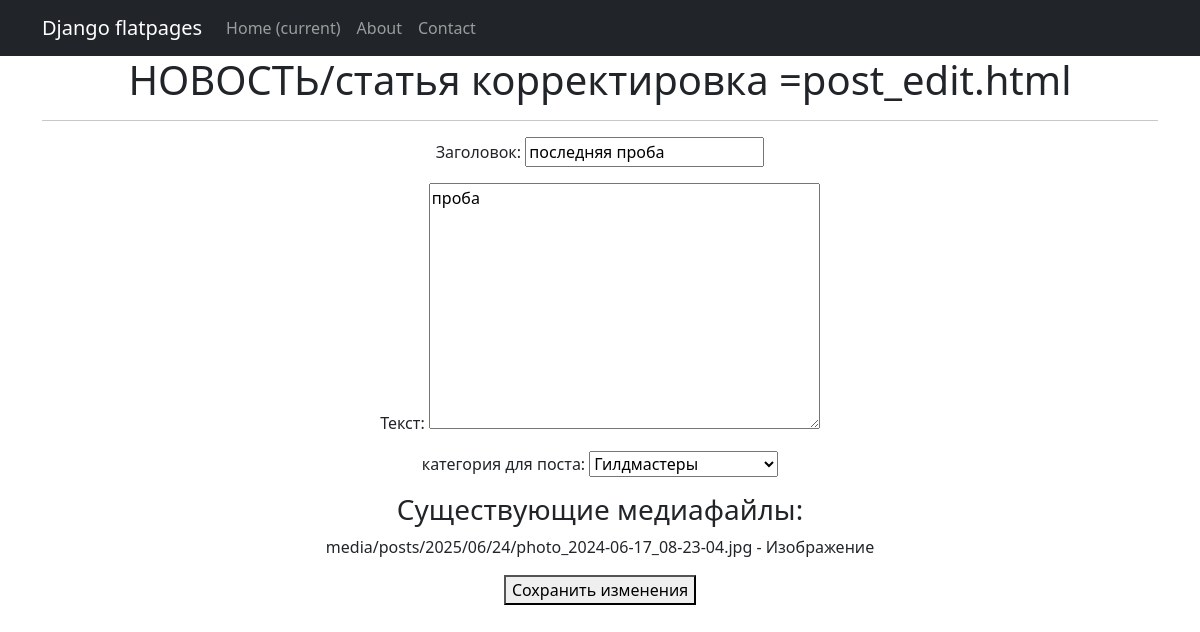
The page /news/4/edit/ (signed in) on the database its author committed.
### news/models.py (models this page shows, shortened)
class Post(models.Model):
    category = models.ForeignKey(Category, on_delete=models.CASCADE, related_name='category_post') # только 1 категория на пост
    user = models.ForeignKey(User, on_delete = models.CASCADE, related_name='user_post')
    time_in = models.DateTimeField(auto_now_add=True)
    time_ism = models.DateTimeField(auto_now=True)
    zagolov = models.CharField(max_length=100, default='')
    text = models.TextField()
    comments = models.ManyToManyField(User, through = 'Comment')

class Category(models.Model):
    category = models.CharField(max_length=50, default='', unique=True)
    def __str__(self):
        return self.category.title() # добавка .title() чтобы выводить каждое новое слово с заглавной буквы

class MediaFile(models.Model):
    MEDIA_TYPES = [
        ('image', 'Изображение'),
        ('video', 'Видео'),
        ('audio', 'Аудио'),
        ('document', 'Документ!'),
        ('other', 'Другое!!!'),
    ]
    post = models.ForeignKey(Post, on_delete=models.CASCADE, related_name='media_files')
    file = models.FileField(upload_to='media/posts/%Y/%m/%d/')
    media_type = models.CharField(max_length=10, choices=MEDIA_TYPES)
    title = models.CharField(max_length=200, blank=True, null=True)
    description = models.TextField(blank=True, null=True)
    uploaded_at = models.DateTimeField(auto_now_add=True)

### news/views.py (the view)
class PostUpdate(PermissionRequiredMixin, UpdateView):
    permission_required = ('news.change_post',)  # название права на добавление постов
    form_class = PostForm
    model = Post
    template_name = 'post_edit.html'
    success_url = reverse_lazy('post_list')

### news/forms.py (shortened to what this page needs)
class PostForm(forms.ModelForm):
    class Meta:
       model = Post
       fields = ['zagolov', 'text', 'category']  # убрал так же рейтинг, и меняю 'categorys' на 'category'
       labels = {
           'zagolov': 'Заголовок',
           'text': 'Текст',
           'category': 'категория для поста'
       }

### templates/post_edit.html (shortened to what this page needs)
{% extends 'flatpages/default.html' %}
{% block content %}
<h1> НОВОСТЬ/статья корректировка  =post_edit.html </h1>
<hr>
<form method="post" enctype="multipart/form-data">
    {{ form.as_p }}
    <h3>Существующие медиафайлы:</h3>
    {% for media in object.media_files.all %}
        <p>{{ media.file.name }} - {{ media.get_media_type_display }}
        {% if media.title %} - {{ media.title }}{% endif %}</p>
    {% endfor %}
    <button type="submit">Сохранить изменения</button>
</form>
{% endblock content %}

### rows shown on the page
Post: zagolov "последняя проба", text "проба"
Category: category "Гилдмастеры"
MediaFile: file.name "media/posts/2025/06/24/photo_2024-06-17_08-23-04.jpg", media_type "Изображение"
